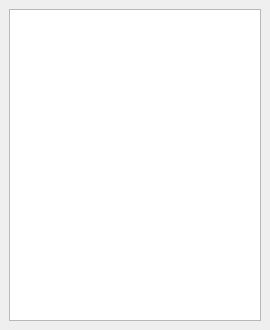
<?xml version="1.0" encoding="UTF-8"?>
<ui version="4.0">
 <class>WinPage</class>
 <widget class="QWizardPage" name="WinPage">
  <property name="geometry">
   <rect>
    <x>0</x>
    <y>0</y>
    <width>270</width>
    <height>330</height>
   </rect>
  </property>
  <property name="windowTitle">
   <string notr="true"/>
  </property>
  <property name="title">
   <string>Congratulations!</string>
  </property>
  <property name="subTitle">
   <string notr="true"/>
  </property>
  <layout class="QVBoxLayout" name="verticalLayout">
   <property name="leftMargin">
    <number>0</number>
   </property>
   <property name="topMargin">
    <number>0</number>
   </property>
   <property name="rightMargin">
    <number>0</number>
   </property>
   <property name="bottomMargin">
    <number>0</number>
   </property>
   <item>
    <widget class="QStackedWidget" name="pages">
     <property name="currentIndex">
      <number>0</number>
     </property>
     <widget class="QWidget" name="sendPage">
      <layout class="QVBoxLayout" name="verticalLayout_2">
       <item>
        <widget class="QTextEdit" name="out">
         <property name="readOnly">
          <bool>true</bool>
         </property>
        </widget>
       </item>
      </layout>
     </widget>
     <widget class="QWidget" name="finalPage">
      <layout class="QVBoxLayout" name="verticalLayout_3"/>
     </widget>
    </widget>
   </item>
  </layout>
 </widget>
 <resources/>
 <connections/>
</ui>
